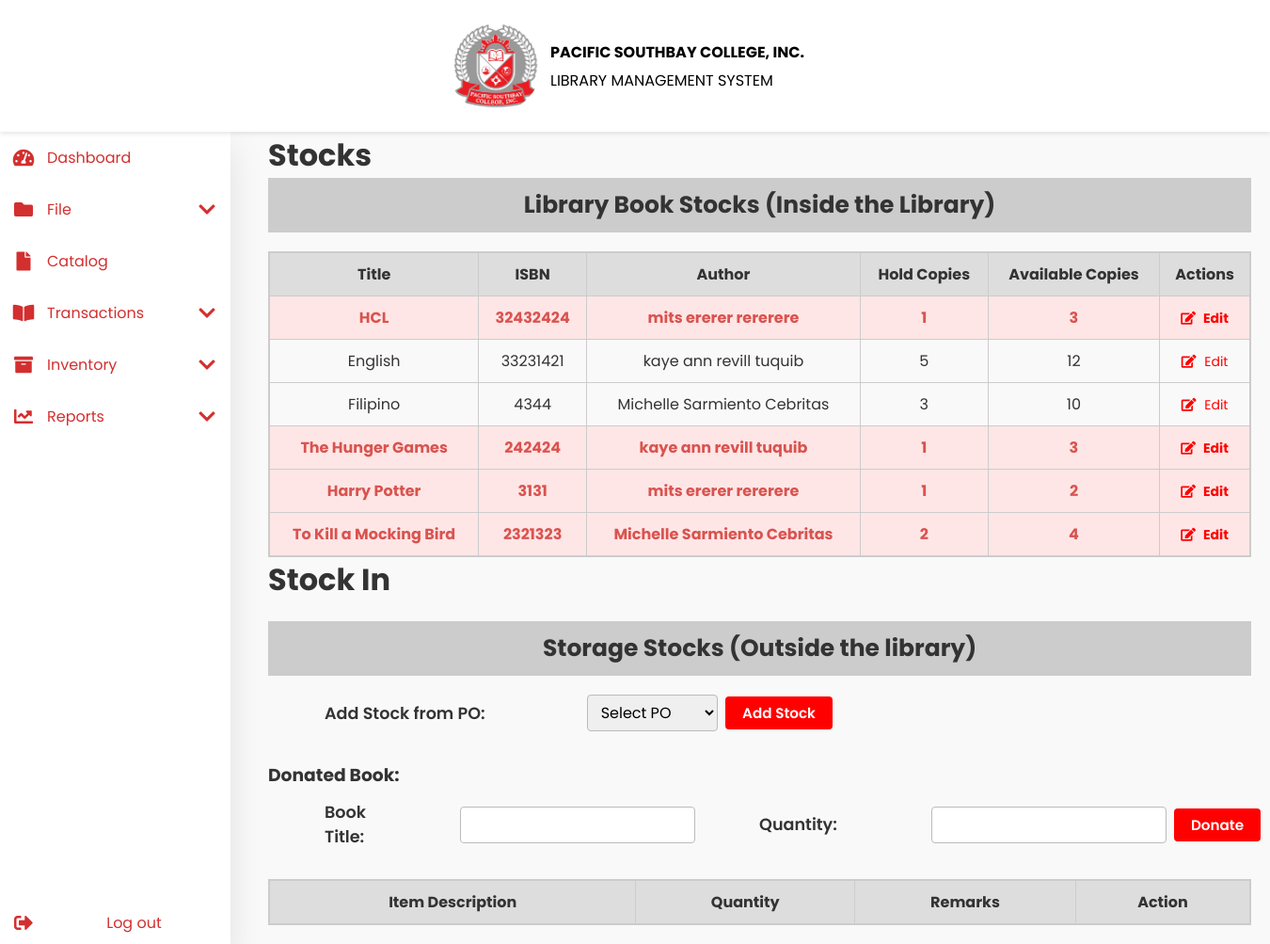
The page /stocks.php on the database as committed earlier.
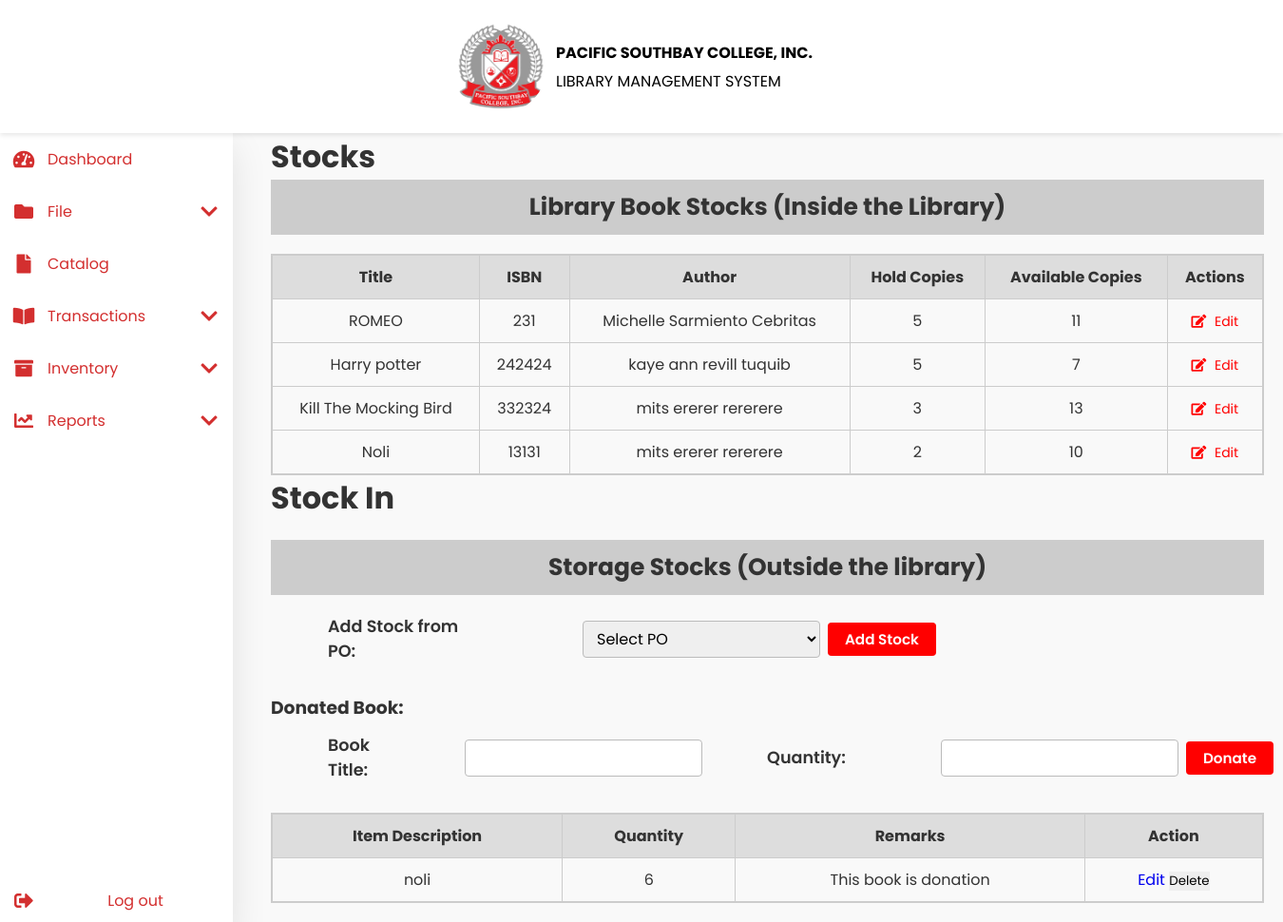
The same page on the database as committed later.
### tables this page shows
CREATE TABLE `book` (
  `BookID` int(11) NOT NULL,
  `Title` varchar(255) NOT NULL,
  `ISBN` varchar(50) NOT NULL,
  `AuthorID` int(11) NOT NULL,
  `CategoryID` int(11) NOT NULL,
  `MaterialID` int(11) NOT NULL,
  `LocationID` int(11) NOT NULL,
  `MainClassificationID` int(11) NOT NULL,
  `SubClassificationID` int(11) NOT NULL,
  `CallNumber` varchar(50) DEFAULT NULL,
  `TotalCopies` int(11) NOT NULL DEFAULT 0,
  `HoldCopies` int(11) NOT NULL DEFAULT 0,
  `AcquisitionDate` date NOT NULL,
  `Price` decimal(10,2) DEFAULT NULL,
  `Publisher` varchar(255) DEFAULT NULL,
  `Edition` varchar(50) DEFAULT NULL,
  `Year` year(4) DEFAULT NULL,
  `AccessionNumber` varchar(50) DEFAULT NULL,
  `Status` enum('Available','Unavailable') GENERATED ALWAYS AS (case when `TotalCopies` - `HoldCopies` > 0 then 'Available' else 'Unavailable' end) STORED,
  `CreatedAt` timestamp NOT NULL DEFAULT current_timestamp(),
  `UpdatedAt` timestamp NOT NULL DEFAULT current_timestamp() ON UPDATE current_timestamp(),
  `CanBorrow` tinyint(1) DEFAULT 1,
  `MaxBorrow` int(11) DEFAULT NULL
);

CREATE TABLE `storage` (
  `StorageID` int(11) NOT NULL,
  `ItemDescription` varchar(255) NOT NULL,
  `Quantity` int(11) NOT NULL DEFAULT 0,
  `Remarks` varchar(255) DEFAULT NULL
);

### stocks.php (the view, shortened to what this page needs)
<?php
include('header.php');
include('navbar.php');
include('db.php');
$book_sql = "
    SELECT
        b.BookID, b.Title, b.ISBN, b.TotalCopies, b.HoldCopies,
        CONCAT(a.FirstName, ' ', a.MiddleName, ' ', a.LastName) AS AuthorName
    FROM book b
    LEFT JOIN authors a ON b.AuthorID = a.AuthorID
";
$books = $conn->query($book_sql)->fetch_all(MYSQLI_ASSOC);
$storage_result = $conn->query("SELECT * FROM storage");
?>
<!DOCTYPE html>
<html lang="en">
<head>
    <link rel="stylesheet" href="css/stock_in.css">
</head>
<body>
    <div class="content">
        <h1>Stocks</h1>
        <h2>Library Book Stocks (Inside the Library)</h2>
        <div class="table-container">
            <table>
                <thead>
                    <tr>
                        <th>Title</th>
                        <th>ISBN</th>
                        <th>Author</th>
                        <th>Hold Copies</th>
                        <th>Available Copies</th>
                        <th>Actions</th>
                    </tr>
                </thead>
                <tbody>
                    <?php foreach ($books as $book):
                        $available = $book['TotalCopies'];
                        $low_stock = $available < 5;
                    ?>
                        <tr class="<?= $low_stock ? 'low-stock' : '' ?>">
                            <td><?= htmlspecialchars($book['Title']) ?></td>
                            <td><?= htmlspecialchars($book['ISBN']) ?></td>
                            <td><?= htmlspecialchars($book['AuthorName']) ?></td>
                            <td><?= htmlspecialchars($book['HoldCopies']) ?></td>
                            <td><?= $available ?></td>
                            <td>
                                <a href="book.php?edit=<?= $book['BookID'] ?>" class="edit"><i class="fas fa-edit"></i> Edit</a>
                            </td>
                        </tr>
                    <?php endforeach; ?>
                </tbody>
            </table>
        </div>
<h1>Stock In</h1>
<h4>Storage Stocks (Outside the library)</h4>
<form method="post" class="add-stock-form" style="margin-bottom: 32px; max-width:600px;">
    <div class="form-group">
        <label for="po_id" class="form-label">Add Stock from PO:</label>
        <select name="po_id" id="po_id" required>
            <option value="">Select PO</option>
        </select>
        <button type="submit" class="donate-btn">Add Stock</button>
    </div>
</form>
<form method="post" class="donate-form" style="margin-bottom: 32px; max-width:900px;">
    <h3 style="margin-bottom:12px;">Donated Book:</h3>
    <div class="form-group">
        <div class="input-wrap">
            <label for="donate_title">Book Title:</label>
            <input type="text" id="donate_title" name="ItemDescription" required>
        </div>
        <div class="input-wrap">
            <label for="donate_quantity">Quantity:</label>
            <input type="number" id="donate_quantity" name="donate_quantity" min="1" required>
        </div>
        <button type="submit" name="donate_book" class="donate-btn">Donate</button>
    </div>
</form>
<div class="table-container">
    <table>
        <thead>
            <tr>
                <th>Item Description</th>
                <th>Quantity</th>
                <th>Remarks</th>
                <th>Action</th>
            </tr>
        </thead>
        <tbody>
            <?php while ($row = $storage_result->fetch_assoc()): ?>
            <tr>
                <td><?= htmlspecialchars($row['ItemDescription']) ?></td>
                <td><?= $row['Quantity'] ?></td>
                <td><?= htmlspecialchars($row['Remarks']) ?></td>
                <td>
                    <a href="edit_storage.php?id=<?= $row['StorageID'] ?>" class="action-btn edit-btn">Edit</a>
                    <form action="stocks.php" method="post" style="display:inline;">
    <button type="submit" class="action-btn delete-btn" onclick="return confirm('Are you sure you want to delete this item?');">Delete</button>
</form>
                </td>
            </tr>
            <?php endwhile; ?>
        </tbody>
    </table>
</div>
</body>
</html>

Rows that differ between the two databases and show on the page:
removed book: Title "HCL", ISBN "32432424", AuthorName "mits ererer rererere", HoldCopies "1", TotalCopies "3"
removed book: Title "English", ISBN "33231421", AuthorName "kaye ann revill tuquib", HoldCopies "5", TotalCopies "12"
removed book: Title "Filipino", ISBN "4344", AuthorName "Michelle Sarmiento Cebritas", HoldCopies "3", TotalCopies "10"
removed book: Title "The Hunger Games", ISBN "242424", AuthorName "kaye ann revill tuquib", HoldCopies "1", TotalCopies "3"
removed book: Title "Harry Potter", ISBN "3131", AuthorName "mits ererer rererere", HoldCopies "1", TotalCopies "2"
removed book: Title "To Kill a Mocking Bird", ISBN "2321323", AuthorName "Michelle Sarmiento Cebritas", HoldCopies "2", TotalCopies "4"
added book: Title "ROMEO", ISBN "231", AuthorName "Michelle Sarmiento Cebritas", HoldCopies "5", TotalCopies "11"
added book: Title "Harry potter", ISBN "242424", AuthorName "kaye ann revill tuquib", HoldCopies "5", TotalCopies "7"
added book: Title "Kill The Mocking Bird", ISBN "332324", AuthorName "mits ererer rererere", HoldCopies "3", TotalCopies "13"
added book: Title "Noli", ISBN "13131", AuthorName "mits ererer rererere", HoldCopies "2", TotalCopies "10"
added storage: ItemDescription "noli", Quantity "6", Remarks "This book is donation"
